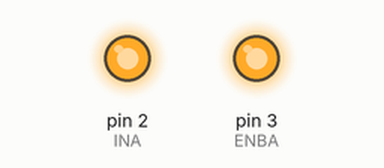
This sketch was run on a simulated Arduino Uno, built with avr-gcc and run on an emulated ATmega328P. On the bench: output pins drawn as LEDs (lit = HIGH). What the sketch prints to the serial monitor is not drawn.

Above: at 0.1 s.
Timing chart, 0 to 1.6 s (numbered marks = the images above):
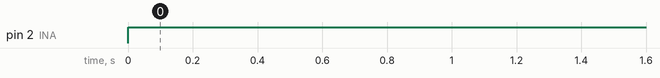

The sketch:

PowerMOSFET_tester.ino
```cpp
uint8_t useconds = 0;

void setup() {
  // put your setup code here, to run once:

  Serial.begin(115200);
  #define INA 2
  #define ENBA 3

  PORTD &= 0b00000000;  // set all PORTD pins to 0
  PORTD |= 0b00000001 << INA; // set INA High
  PORTD |= 0b00000001 << ENBA; // enable ENBA
  pinMode(ENBA, OUTPUT);   // PORTD PIN2 set as output
  pinMode(INA, OUTPUT);   // PORTD PIN3 set as output

  Serial.print("pulse time =  ") ;
  Serial.print(useconds) ;
  Serial.print("\n") ;
  Serial.print("Hit u to increase or d to decrease\n") ;

}


void loop() {

// put your main code here, to run repeatedly:
  uint8_t inByte;


  if (Serial.available() > 0) {
      // get incoming byte:
      inByte = Serial.read();

      switch (inByte)
        {
          case 'u':
            useconds += 1;
            if(useconds == 255)
              useconds = 255;
            break;
          case 'd':
            useconds -= 1;
            if(useconds == 255)
              useconds = 0;
            break;

          default:
            break;
        }

  Serial.print("pulse time =  ") ;
  Serial.print(useconds) ;
  Serial.print("\n") ;
  Serial.print("Hit u to increase or d to decrease\n") ;
  }
  if (useconds == 0)
  {
    PORTD &= ~(0b00000001 << INA); // set INA Low
    PORTD |= 0b00000001 << INA;// set INA High

  }
  else
  {
    PORTD &= ~(0b00000001 << INA); // set INA Low
    delayMicroseconds(useconds);
    PORTD |= 0b00000001 << INA; // set INA High
  }

  delay(1000);
}
```

Measured:
- by itself, pin 2 (INA): LOW → HIGH at 0.00 s
